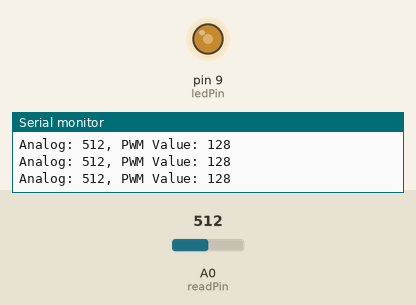
A sketch run on a simulated Arduino Uno, built with avr-gcc and run on an emulated ATmega328P. Parts: output pins drawn as LEDs (lit = HIGH), the last lines printed to the serial monitor. The inputs (shaded band) are chosen by the test bench; at power-on: A0 (readPin) = 512.

Above: at 1.3 s.
1.4 s: A0 (readPin) set to 716
At 2.1 s:
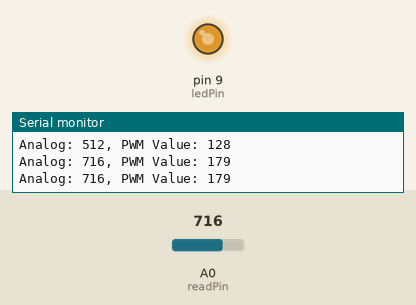
3.0 s: A0 (readPin) set to 900
At 3.4 s:
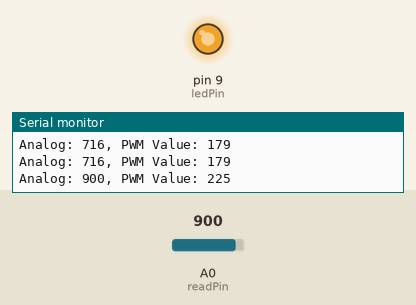
4.5 s: A0 (readPin) set to 122
At 5.7 s:
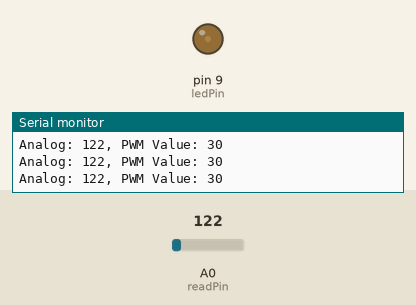
6.0 s: A0 (readPin) set to 0
At 7.0 s:
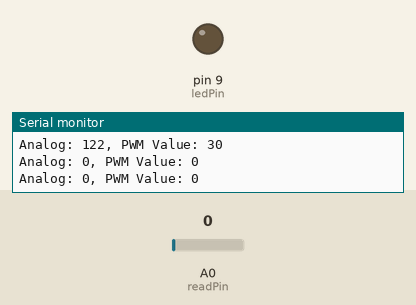
Timing chart, 0 to 8.5 s (numbered marks = the images above; inputs shaded):
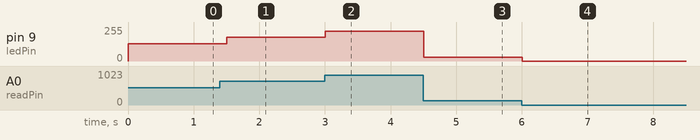

The sketch:

dimmableLED.ino
```cpp
const int readPin = A0;
const int ledPin = 9;
int sensorVal;
int calcVal;

void setup() {
  // put your setup code here, to run once:

  pinMode(readPin, INPUT);
  pinMode(ledPin, OUTPUT);

  Serial.begin(9600);


}

void loop() {
  // put your main code here, to run repeatedly:

  sensorVal = analogRead(readPin);

  calcVal = sensorVal / 4;

  analogWrite(ledPin, calcVal);

  Serial.print("Analog: ");
  Serial.print(sensorVal);
  Serial.print(", ");

  Serial.print("PWM Value: ");
  Serial.println(calcVal);

  delay(500);


}
```

Measured:
- after the input at 1.4 s, pin 9 (ledPin): 128/255 → 179/255 after 0.10 s
- after the input at 3.0 s, pin 9 (ledPin): 179/255 → 225/255 at once
- after the input at 4.5 s, pin 9 (ledPin): 225/255 → 30/255 at once
- after the input at 6.0 s, pin 9 (ledPin): 30/255 → 0/255 at once
